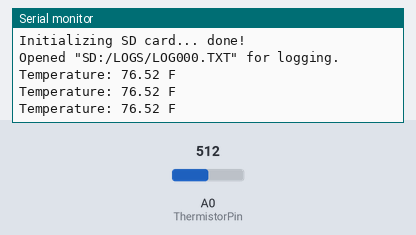
A sketch run on a simulated Arduino Uno, built with avr-gcc and run on an emulated ATmega328P. On the bench: the last lines printed to the serial monitor. The inputs (shaded band) are chosen by the test bench; at power-on: A0 (ThermistorPin) = 512. Storage starts empty.

Above: at 1.3 s.
1.4 s: A0 (ThermistorPin) set to 716
At 2.0 s:
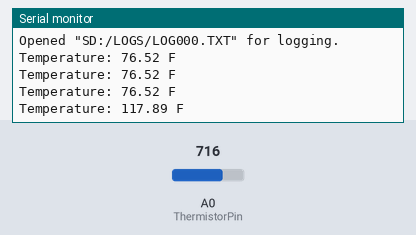
2.9 s: A0 (ThermistorPin) set to 900
At 3.5 s:
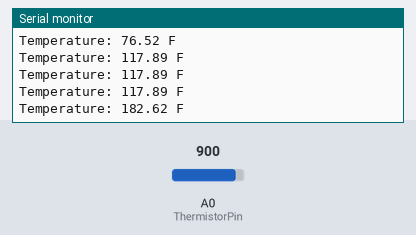
Timing chart, 0 to 5.9 s (numbered marks = the images above; inputs shaded):
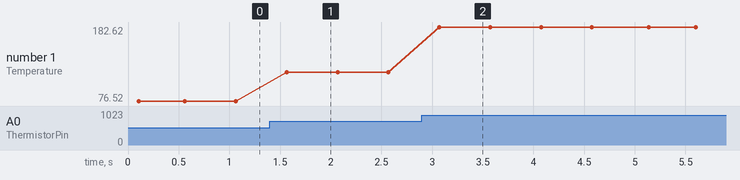

Measured:
- after the input at 1.4 s, the serial monitor: prints a new line after 0.17 s (image 1)
- after the input at 2.9 s, the serial monitor: prints a new line after 0.17 s (image 2)
- plotted number 1: 76.52 → 117.89 after the input at 1.4 s, 117.89 → 182.62 after the input at 2.9 s

The sketch:

temp_logger.ino
```cpp
// ===================================================
// RobotDyn SD/RTC Arduino shield example
// Nolan Chandler
// Last revised: 2020-11-18
//
// Meant to serve as a starting point for data logging
// using both a real-time clock (RTC) and a microSD
// card.
//
// Collects data at a given rate, and saves them with
// a timestamp on the SD card to files called
// "LOG000.TXT", "LOG001.TXT", etc. A new file is
// opened every N samples to collect another N samples.
// ===================================================

#include <SPI.h>
#include <SD.h>
// by Adafruit. Must be manually installed
#include "RTClib.h"
const int SD_PIN = 10;
File logfile;
RTC_DS1307 rtc;
float data;
int i = 0;
int N = 10; // Number of samples per file
int waittime_ms = 500; // milliseconds between samples

// ====================================================
// THERMISTOR SETUP STUFF:

int ThermistorPin = 0;
int Vo;
float R1 = 10000;
float logR2, R2, T;
float c1 = 1.009249522e-03, c2 = 2.378405444e-04, c3 = 2.019202697e-07;

void setup()
{
// Open serial communications
Serial.begin(9600);
init_RTC();
// (note 24-hour time: 3pm -> 15)
// This line sets the RTC with an
// explicit date & time, for example:
// to set January 21, 2014 at 3:18pm
// you would use the following line:
rtc.adjust(DateTime(2024, 2, 15, 15, 53, 0));
init_SD();
logfile = open_next_logfile();
}
// ==================================================
void loop() {
  if (i < N){
  Vo = analogRead(ThermistorPin);
  R2 = R1 * (1023.0 / (float)Vo - 1.0);
  logR2 = log(R2);
  T = (1.0 / (c1 + c2*logR2 + c3*logR2*logR2*logR2));
  T = T - 273.15;
  T = (T * 9.0)/ 5.0 + 32.0;

  Serial.print("Temperature: ");
  Serial.print(T);
  Serial.println(" F");

  // save to logifle
  logfile.print("Temperature: ");
  logfile.print(T);
  logfile.println(" F");

  delay(500);

  i++;
  }
  else {
    logfile.close();
    i = 0;
    logfile = open_next_logfile();
  }
}
// =========================================
// initializes the RTC,
// and checks to see if it has been set
// =========================================
void init_RTC()
{
Serial.print("Initializing RTC...");
if (!rtc.begin()) {
Serial.println(" failed!");
while (1);
}
Serial.println(" done!");
if (!rtc.isrunning())
Serial.println(
"WARNING: RTC has not been previously set");
}
// ======================================================
// attempts to initialize the SD card for reading/writing
// ======================================================
void init_SD()
{
Serial.print("Initializing SD card...");
if (!SD.begin(SD_PIN)) {
Serial.println(" failed!");
while (1);
}
Serial.println(" done!");
}
// =======================================================
// Opens the next available log file in SD:/LOGS/
// Write to the file using logfile.print() or println(),
// just like Serial
// =======================================================
File open_next_logfile()
{
char filename[24];
// Create folder for logs if it doesn"t already exist
if (!SD.exists("/LOGS/"))
SD.mkdir("/LOGS/");
// find the first file LOGxxx.TXT that doesn"t exist,
// then create, open and use that file
for (int logn = 0; logn < 1000; logn++) {
sprintf(filename, "/LOGS/LOG%03d.TXT", logn);
if (!SD.exists(filename)) {
Serial.print("Opened \"SD:");
Serial.print(filename);
Serial.println("\" for logging.");
break;
}
}
return SD.open(filename, FILE_WRITE);
}
```
